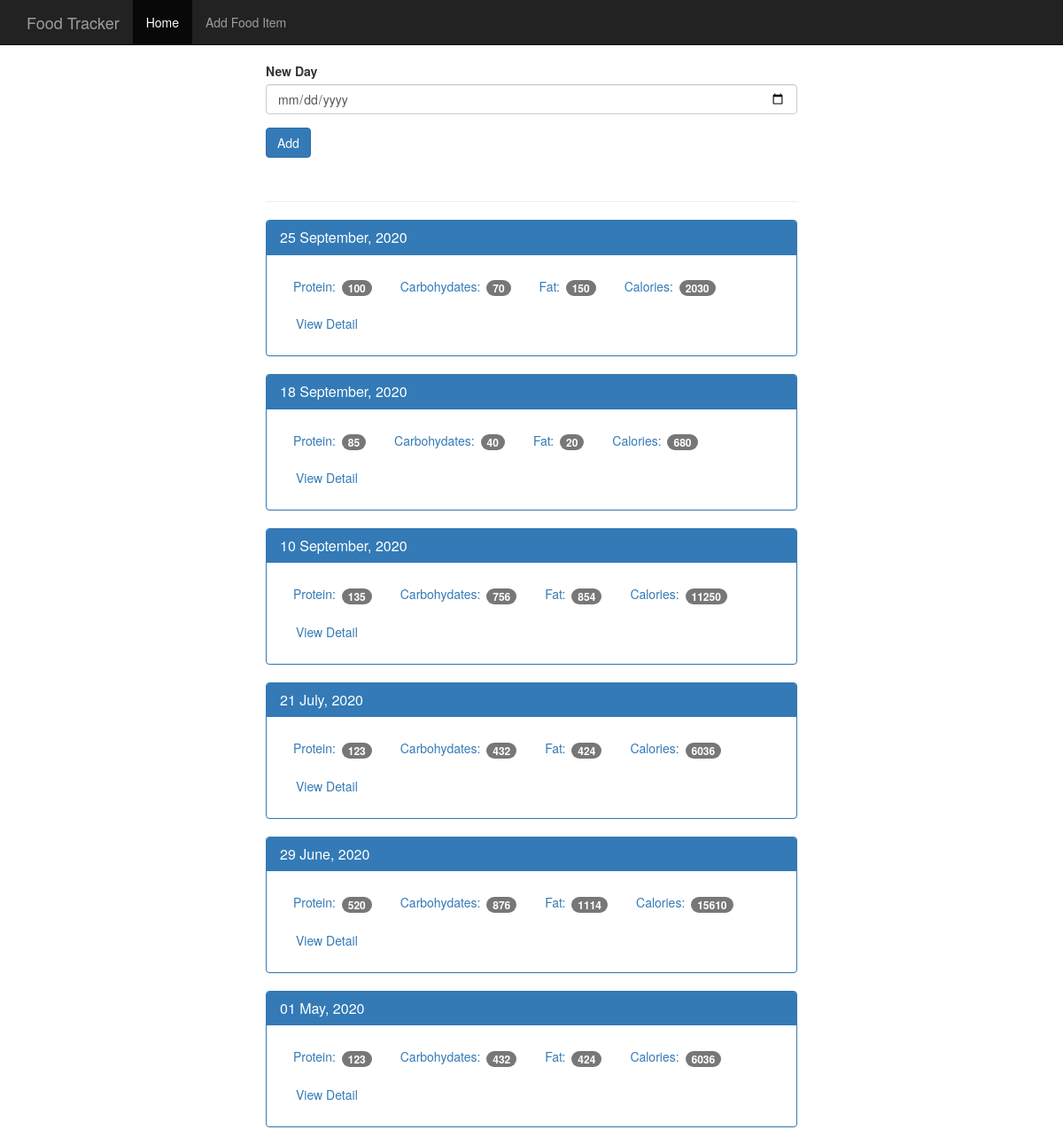
The page / on the database its author committed.
### tables this page shows
CREATE TABLE log_date(    Id integer primary key autoincrement,    entry_date date NOT NULL);

### app.py (the view, shortened to what this page needs)
@app.route('/',methods = ['GET', 'POST'])
def index():
    db = get_db()
    result = db.execute('select id,entry_date from log_date order by entry_date desc')
    results = result.fetchall()
    ress = []
    total = []
    for i in results:
        solver = db.execute('select food_id from food_date where log_date_id=?',[i['id']])
        solver  = solver.fetchall()
        totals = {'name':0,'p':0,'c':0,'f':0,'total':0}
        for j in solver:
            foods = db.execute('select * from food where id=?',[j['food_id']])
            res =  foods.fetchall()
            totals['p']+=res[0]['protien']
            totals['c']+=res[0]['carbohydrate']
            totals['f']+=res[0]['fat']
            totals['total']+=res[0]['calories']
        single_date = {}
        single_date['total'] = totals
        d = datetime.strptime(str(i['entry_date']),"%Y%m%d")
        single_date['disp_date'] = datetime.strftime(d, "%d %B, %Y")
        single_date['entry_date'] = i['entry_date']
        ress.append(single_date)
    return render_template('home.html',results = ress)

### app.py (called while the page is built)
def dbConnect():
    con = sql.connect('db/data.db')
    con.row_factory = sql.Row
    return con

def get_db():
    if not hasattr(g, 'sqlite3_db'):
        g.sqlite3_db = dbConnect()
    return g.sqlite3_db

@app.teardown_appcontext
def Close(error):
    if hasattr(g, 'sqlite3_db'):
        g.sqlite3_db.close()

### templates/home.html
{% extends "base.html" %}
{% block body %}
  <nav class="navbar navbar-inverse navbar-fixed-top">
    <div class="container">
      <div class="navbar-header">
        <a class="navbar-brand" href='{{url_for("index")}}'>Food Tracker</a>
      </div>
      <div id="navbar" class="navbar-collapse collapse">
        <ul class="nav navbar-nav">
          <li class="active"><a href='{{url_for("index")}}'>Home</a></li>
          <li><a href='{{url_for("food")}}'>Add Food Item</a></li>
        </ul>
      </div>
    </div>
  </nav>
  <div class="container theme-showcase col-sm-6 col-sm-offset-3" role="main">
    <div class="row">
      <div>
        <form method="POST" action="/">
          <div class="form-group">
            <label for="new-day">New Day</label>
            <input type="date" name="date" class="form-control" id="new-day">
          </div>
          <button type="submit" class="btn btn-primary">Add</button>
        </form>
        <div class="page-header"></div>
        {% for date in results %}
        <div class="panel panel-primary">
          <div class="panel-heading">
            <h3 class="panel-title">{{date.disp_date}}</h3>
          </div>
          <div class="panel-body">
            <ul class="nav nav-pills" role="tablist">
              <li><a>Protein: <span class="badge">{{date.total.p}}</span></a></li>
              <li><a>Carbohydates: <span class="badge">{{date.total.c}}</span></a></li>
              <li><a>Fat: <span class="badge">{{date.total.f}}</span></a></li>
              <li><a>Calories: <span class="badge">{{date.total.total}}</span></a></li>
              <li><a href="{{ url_for('view', date= date.entry_date) }}" type="button" class="btn btn-link">View Detail</a></li>
            </ul>
          </div>
        </div>
        {% endfor %}
      </div>
    </div>
  </div>
  {% endblock %}

### templates/base.html (shortened to what this page needs)
<!DOCTYPE html>
<html lang="en">
<head>
  <link href="{{url_for('static',filename='bootstrap.min.css')}}" rel="stylesheet">
  <link href="{{url_for('static', filename='theme.css') }}" rel="stylesheet">
</head>
<body>
    {% block body %}
    {% endblock %}
</body>
</html>

### static/theme.css (style rules this page uses)
body { padding-top: 70px; padding-bottom: 30px; }

### rows shown on the page
log_date: disp_date "25 September, 2020", total.p "100", total.c "70", total.f "150", total.total "2030"
log_date: disp_date "18 September, 2020", total.p "85", total.c "40", total.f "20", total.total "680"
log_date: disp_date "10 September, 2020", total.p "135", total.c "756", total.f "854", total.total "11250"
log_date: disp_date "21 July, 2020", total.p "123", total.c "432", total.f "424", total.total "6036"
log_date: disp_date "29 June, 2020", total.p "520", total.c "876", total.f "1114", total.total "15610"
log_date: disp_date "01 May, 2020", total.p "123", total.c "432", total.f "424", total.total "6036"
